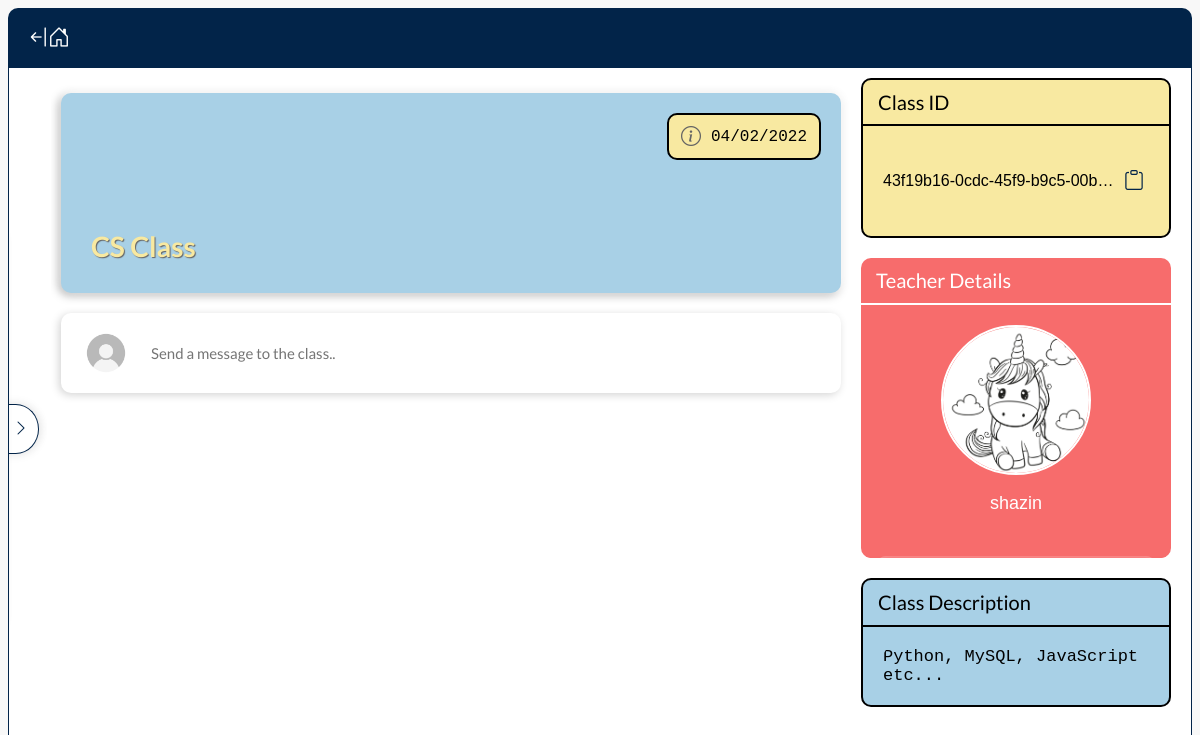
/class/43f19b160cdc45f9b9c500bc169b2517/ (signed in), run on the app's committed database.
### home/models.py (models this page shows, shortened)
class Class(models.Model):
    id = models.UUIDField(primary_key=True, default=uuid.uuid4, editable=False)
    teacher = models.ForeignKey(CustomUser, on_delete=models.CASCADE)
    title = models.CharField(max_length=80, null=False, blank=False)
    description = models.CharField(max_length=300, null=False, blank=False)
    date_started = models.DateTimeField(auto_now_add=True)
    active = models.BooleanField(default=True)
    @property
    def get_url(self):
        return reverse('classmenu:class', kwargs={'classID' : self.id})
    @property
    def formatted_date(self):
        from .backends import check_if_today_or_yesterday
        return check_if_today_or_yesterday(self.date_started)

### register/models.py (models this page shows, shortened)
class CustomUser(AbstractBaseUser):
    email = models.EmailField(verbose_name='email', max_length=254, unique=True)
    username = models.CharField(max_length=30, unique=False)
    date_joined = models.DateTimeField(verbose_name='date joined', auto_now_add=True)
    last_login = models.DateTimeField(verbose_name='last login', auto_now=True)
    is_admin = models.BooleanField(default=False)
    is_active = models.BooleanField(default=True)
    is_staff = models.BooleanField(default=False)
    is_superuser = models.BooleanField(default=False)
    account_type = models.CharField(max_length=7, choices=ACCOUNT_TYPES, blank=False, null=False)
    profile_pic = models.ImageField(blank=True, upload_to=get_image_upload_location, default='profile/default.jpg')
    bio = models.TextField(max_length=300, null=True, blank=True)
    is_email_verified = models.BooleanField(default=False)
    image_storage_id = models.UUIDField(default=uuid.uuid4, editable=False)
    objects = CustomUserManager()
    USERNAME_FIELD = 'email'
    REQUIRED_FIELDS = ['username', 'account_type']
    @property
    def profile_pic_path(self):
        return f'/media/{self.profile_pic}'

### classmenu/views.py (the view)
# urls.py: path('<classID>/', ClassMenuView.as_view(), name="class"),
class ClassMenuView(View):
    @classentry_check()
    def get(self, request, classID):
        classObj = Class.objects.get(id=classID)
        return render(request, 'classmenu/class.html', {
            'classObj' : classObj,
        })

### templates/classmenu/class.html (shortened to what this page needs)
{% extends 'classmenu/base.html' %}
{% load static %}
{% block headextraextra %}
<link rel='stylesheet' href="{% static 'css/classmenu/class.css' %}">
<link rel='stylesheet' href="{% static 'css/classmenu/class2.css' %}">
{% endblock headextraextra %}
{% block bodyextra %}
<div class="main-content">
    <div class="item header">
        <div class="date-box">
            <i class="bi bi-info-circle"></i>
            <span>{{ classObj.formatted_date }}</span>
        </div>
        <h1>{{ classObj.title }}</h1>
    </div>
    <div class="item msg-div">
        <div class="dummy-overlay">
            <img src="{{ user.profile_pic_path }}">
            <span>Send a message to the class..</span>
        </div>
                        {% include 'blocks/attach-files.html' %}
    </div>
</div>
<div class="right-content" tabindex="0">
    <div class="item class-id">
        <div class="header">Class ID</div>
        <div class="id-box">
            <span>{{ classObj.id }}</span>
            <div class="icon-box" title="copy">
                <i class="bi bi-clipboard"></i>
            </div>
        </div>
    </div>
    <div class="item teacher-details">
        <div class="header">Teacher Details</div>
        <div class="sub-box">
            <img src="{{ classObj.teacher.profile_pic_path }}"></img>
            <div class="name-box"><p>{{ classObj.teacher.username }}</p></div>
        </div>
        <div class="extra-box">
            <div class="bio-box">{{ classObj.teacher.bio }}</div>
        </div>
    </div>
    <div class="item class-desc">
        <div class="header">Class Description</div>
        <div class="sub-box">
            <div class="desc-box">{{ classObj.description }}</div>
        </div>
    </div>
</div>
{% endblock bodyextra %}

### static/css/base.css (style rules this page uses)
* { box-sizing: border-box; }
:root { --primary-color: #022449; --secondary-color: #A8D0E6; --secondary-dark-color: #a7ffff; --secondary-light-color: white; --secondary-lighter-color: white; --tertiary-color: #F76C6C; --quaternary-color: #F8E9A1; --text-color: #757575; --shadow-color: rgba(0, 0, 0, 0.349); --shadow-light-color: rgba(0, 0, 0, 0.171); --green-color: #00ff00; --green-light-color: #83ff83; --light-text-color: rgb(230, 230, 230); --error-red-color: red; }

### static/css/classmenu/base.css (style rules this page uses)
body { position: relative; height: calc( 100vh - 18px ); display: flex; justify-content: flex-start; align-items: center; flex-direction: column; background-color: rgb(248, 248, 248); overflow: hidden; }

### data on the page
Class: formatted_date "04/02/2022", title "CS Class", id "43f19b16-0cdc-45f9-b9c5-00b…", teacher.profile_pic_path (picture), teacher.username "shazin", description "Python, MySQL, JavaScript etc..."
CustomUser: profile_pic_path (placeholder picture)
